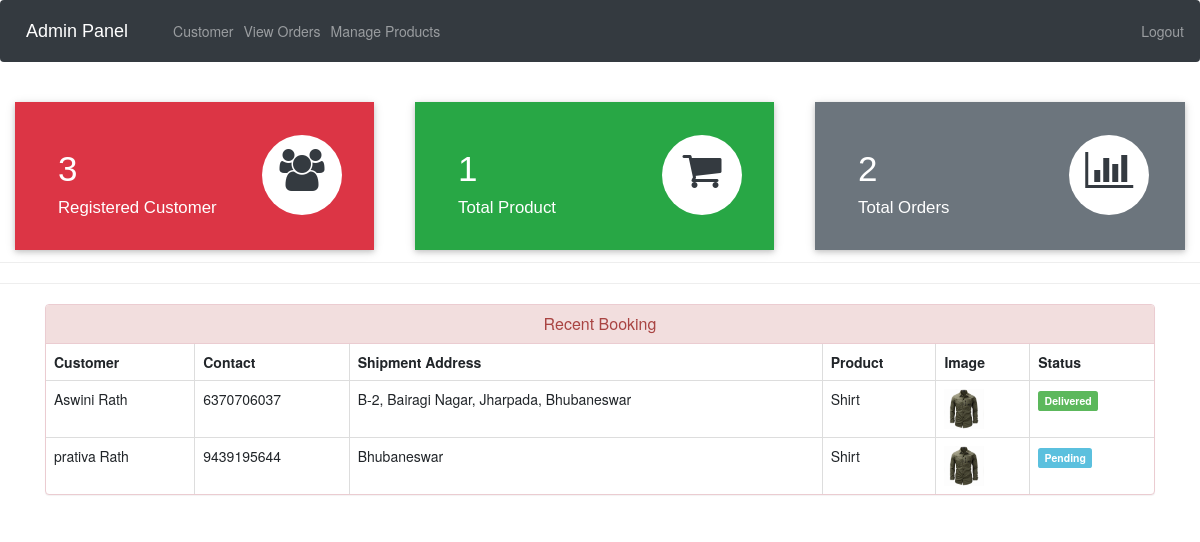
Page /admin-dashboard (signed in) on the committed database.
### ecom/models.py (models this page shows, shortened)
class Customer(models.Model):
    user=models.OneToOneField(User,on_delete=models.CASCADE)
    profile_pic= models.ImageField(upload_to='profile_pic/CustomerProfilePic/',null=True,blank=True)
    address = models.CharField(max_length=40)
    mobile = models.CharField(max_length=20,null=False)
    @property
    def get_name(self):
        return self.user.first_name+" "+self.user.last_name

class Orders(models.Model):
    STATUS =(
        ('Pending','Pending'),
        ('Order Confirmed','Order Confirmed'),
        ('Out for Delivery','Out for Delivery'),
        ('Delivered','Delivered'),
    )
    customer=models.ForeignKey('Customer', on_delete=models.CASCADE,null=True)
    product=models.ForeignKey('Product',on_delete=models.CASCADE,null=True)
    email = models.CharField(max_length=50,null=True)
    address = models.CharField(max_length=500,null=True)
    mobile = models.CharField(max_length=20,null=True)
    order_date= models.DateField(auto_now_add=True,null=True)
    status=models.CharField(max_length=50,null=True,choices=STATUS)

class Product(models.Model):
    name=models.CharField(max_length=40)
    product_image= models.ImageField(upload_to='product_image/',null=True,blank=True)
    price = models.PositiveIntegerField()
    description=models.CharField(max_length=40)

### ecom/views.py (the view)
# urls.py: path('admin-dashboard', views.admin_dashboard_view,name='admin-dashboard'),
@login_required(login_url='adminlogin')
def admin_dashboard_view(request):
    customercount=models.Customer.objects.all().count()
    productcount=models.Product.objects.all().count()
    ordercount=models.Orders.objects.all().count()
    orders=models.Orders.objects.all()
    ordered_products=[]
    ordered_bys=[]
    for order in orders:
        ordered_product=models.Product.objects.all().filter(id=order.product.id)
        ordered_by=models.Customer.objects.all().filter(id = order.customer.id)
        ordered_products.append(ordered_product)
        ordered_bys.append(ordered_by)
    mydict={
    'customercount':customercount,
    'productcount':productcount,
    'ordercount':ordercount,
    'data':zip(ordered_products,ordered_bys,orders),
    }
    return render(request,'ecom/admin_dashboard.html',context=mydict)

### templates/ecom/admin_dashboard.html
{% extends 'ecom/admin_base.html' %}
{% load static %}
{% block content %}
<br>
{%include 'ecom/admin_dashboard_cards.html'%}
<br><br><br><br><br>
<hr><hr>
<div class="container" >
    <div class="panel panel-danger" >
      <div class="panel-heading" style="text-align:center;">
        <h6 class="panel-title">Recent Booking</h6>
      </div>
      <table class="table table-hover table-bordered" id="dev-table">
        <thead>
          <tr>
            <th>Customer</th>
            <th>Contact</th>
            <th>Shipment Address</th>
            <th>Product</th>
            <th>Image</th>
            <th>Status</th>
          </tr>
        </thead>
        {% for product,customer,order in data %}
        <tr>
          {% for c in customer %}
          <td> {{c.get_name}}</td>
          <td>{{c.mobile}}</td>
          <td>{{order.address}}</td>
          {% endfor %}
          {% for p in product %}
          <td> {{p.name}}</td>
          <td> <img src="{% static p.product_image.url %}" alt="Profile Pic" height="40px" width="40px" /></td>
          {% if order.status == 'Pending'%}
          <td> <span class="label label-info">{{order.status}}</span></td>
          {% elif order.status == 'Delivered' %}
          <td> <span class="label label-success">{{order.status}}</span></td>
          {% elif order.status == 'Out for Delivery' %}
          <td> <span class="label label-warning">{{order.status}}</span></td>
          {%else%}
            <td> <span class="label label-primary">{{order.status}}</span></td>
          {%endif%}
          {% endfor %}
        </tr>
        {% endfor %}
      </table>
  </div>
</div>
{% endblock content %}

### templates/ecom/admin_base.html (shortened to what this page needs)
<!DOCTYPE html>
{% load static %}
<html lang="en">
<head>
  <link rel="stylesheet" href="https://stackpath.bootstrapcdn.com/bootstrap/4.3.1/css/bootstrap.min.css">
  <link rel="stylesheet" href="https://maxcdn.bootstrapcdn.com/font-awesome/4.7.0/css/font-awesome.min.css">
</head>
<body>
  <div class="bs-example">
    <nav class="navbar navbar-expand-md navbar-dark fixed-top" style="background:#343A40;">
      <a href="/" class="navbar-brand">Admin Panel</a>
      <div class="collapse navbar-collapse justify-content-between" id="navbarCollapse">
        <div class="navbar-nav">
          <a href="/view-customer" class="nav-item nav-link">Customer</a>
          <a href="/admin-view-booking" class="nav-item nav-link">View Orders</a>
          <a href="/admin-products" class="nav-item nav-link">Manage Products</a>
        </div>
        <div class="navbar-nav navbar-right">
          <a href="/logout" class="nav-item nav-link"> Logout</a>
        </div>
      </div>
    </nav>
  </div>
  {% block content %}
  {% endblock content %}
<br><br><br><br><br><br><br><br>
</body>
</html>

### templates/ecom/admin_dashboard_cards.html (shortened to what this page needs)
<!DOCTYPE html>
<html lang="en" dir="ltr">
<head>
  <link rel="stylesheet" href="https://maxcdn.bootstrapcdn.com/bootstrap/3.4.1/css/bootstrap.min.css">
  <link rel="stylesheet" href="https://cdnjs.cloudflare.com/ajax/libs/font-awesome/4.7.0/css/font-awesome.min.css">
</head>
<body>
  <div class="market-updates">
    <div class="col-md-4 market-update-gd">
      <div class="market-update-block clr-block-1">
        <div class="col-md-8 market-update-left">
          <h3>{{customercount}}</h3>
          <h4>Registered Customer</h4>
        </div>
        <div class="col-md-4 market-update-right">
          <i class="fa fa-users"></i>
        </div>
        <div class="clearfix"> </div>
      </div>
    </div>
    <div class="col-md-4 market-update-gd">
      <div class="market-update-block clr-block-2">
        <div class="col-md-8 market-update-left">
          <h3>{{productcount}}</h3>
          <h4>Total Product</h4>
        </div>
        <div class="col-md-4 market-update-right">
          <i class="fa fa-shopping-cart"></i>
        </div>
        <div class="clearfix"> </div>
      </div>
    </div>
    <div class="col-md-4 market-update-gd">
      <div class="market-update-block clr-block-3">
        <div class="col-md-8 market-update-left">
          <h3>{{ordercount}}</h3>
          <h4>Total Orders</h4>
        </div>
        <div class="col-md-4 market-update-right">
          <i class="fa fa-bar-chart"> </i>
        </div>
        <div class="clearfix"> </div>
      </div>
    </div>
  </div>
  <br><br>
</body>
</html>

### templates/ecom/admin_base.html (style rules this page uses)
.bs-example { margin: 0px; }
.navbar-brand { font-size: 20px; font-family: sans-serif; }
.fa { font-size: 23px; width: 60px; text-align: center; text-decoration: none; margin: 5px 2px; border-radius: 50%; }

### templates/ecom/admin_dashboard_cards.html (style rules this page uses)
.market-update-block { padding: 2em 2em; background: #999; }
.market-update-block h3 { color: #fff; font-size: 2.5em; font-family: 'Carrois Gothic', sans-serif; }
.market-update-block h4 { font-size: 1.2em; color: #fff; margin: 0.3em 0em; font-family: 'Carrois Gothic', sans-serif; }
.market-update-block.clr-block-1 { background: #DC3545; margin-right: 0.8em; box-shadow: 0 2px 5px 0 rgba(0, 0, 0, 0.16), 0 2px 10px 0 rgba(0, 0, 0, 0.12); transition: 0.5s all; -webkit-transition: 0.5s all; -moz-transition: 0.5s all; -o-transition: 0.5s all; }
.market-update-block.clr-block-2 { background: #28A745; margin-right: 0.8em; box-shadow: 0 2px 5px 0 rgba(0, 0, 0, 0.16), 0 2px 10px 0 rgba(0, 0, 0, 0.12); transition: 0.5s all; -webkit-transition: 0.5s all; -moz-transition: 0.5s all; -o-transition: 0.5s all; }
.market-update-block.clr-block-3 { background: #6C757D; box-shadow: 0 2px 5px 0 rgba(0, 0, 0, 0.16), 0 2px 10px 0 rgba(0, 0, 0, 0.12); transition: 0.5s all; -webkit-transition: 0.5s all; -moz-transition: 0.5s all; -o-transition: 0.5s all; }
.market-update-right i.fa.fa-users { font-size: 3em; color: #343A40; width: 80px; height: 80px; background: #fff; text-align: center; border-radius: 49px; -webkit-border-radius: 49px; -moz-border-radius: 49px; -o-border-radius: 49px; line-height: 1.7em; }
.market-update-right i.fa.fa-shopping-cart { font-size: 3em; color: #343A40; width: 80px; height: 80px; background: #fff; text-align: center; border-radius: 49px; -webkit-border-radius: 49px; -moz-border-radius: 49px; -o-border-radius: 49px; line-height: 1.7em; }
.market-update-right i.fa.fa-bar-chart { font-size: 3em; color: #343A40; width: 80px; height: 80px; background: #fff; text-align: center; border-radius: 49px; -webkit-border-radius: 49px; -moz-border-radius: 49px; -o-border-radius: 49px; line-height: 1.7em; }
.market-update-left { padding: 0px; }

### rows in the picture
Orders: address "B-2, Bairagi Nagar, Jharpada, Bhubaneswar", status "Delivered"
Customer: get_name "Aswini Rath", mobile "6370706037"
Product: name "Shirt", product_image (picture)
Orders: address "Bhubaneswar", status "Pending"
Customer: get_name "prativa Rath", mobile "9439195644"

### other values in the picture
{{ customercount }} "3"
{{ productcount }} "1"
{{ ordercount }} "2"
